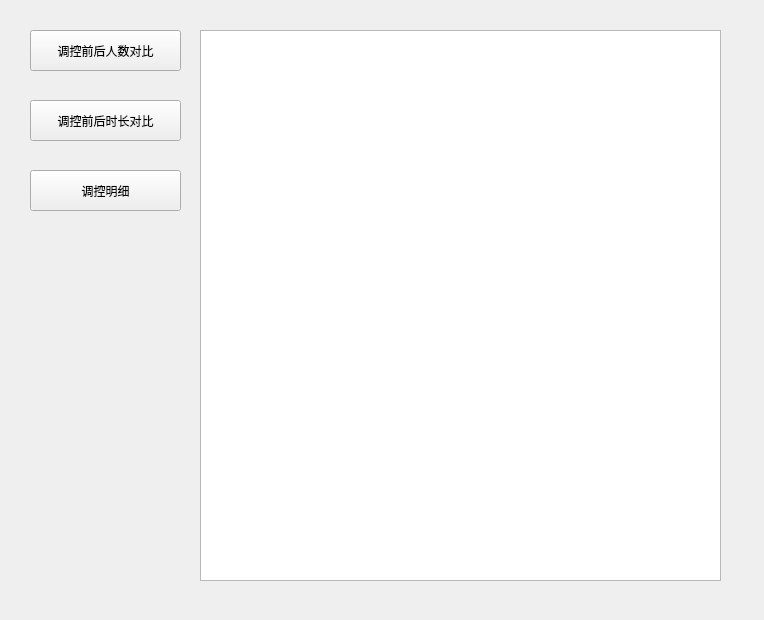
<?xml version="1.0" encoding="UTF-8"?>
<ui version="4.0">
 <class>ConMessage</class>
 <widget class="QWidget" name="ConMessage">
  <property name="geometry">
   <rect>
    <x>0</x>
    <y>0</y>
    <width>764</width>
    <height>620</height>
   </rect>
  </property>
  <property name="windowTitle">
   <string>ConMessage</string>
  </property>
  <widget class="QPushButton" name="WaitPeople">
   <property name="geometry">
    <rect>
     <x>30</x>
     <y>30</y>
     <width>151</width>
     <height>41</height>
    </rect>
   </property>
   <property name="text">
    <string>调控前后人数对比</string>
   </property>
  </widget>
  <widget class="QPushButton" name="WaitTime">
   <property name="geometry">
    <rect>
     <x>30</x>
     <y>100</y>
     <width>151</width>
     <height>41</height>
    </rect>
   </property>
   <property name="text">
    <string>调控前后时长对比</string>
   </property>
  </widget>
  <widget class="QPushButton" name="Detail">
   <property name="geometry">
    <rect>
     <x>30</x>
     <y>170</y>
     <width>151</width>
     <height>41</height>
    </rect>
   </property>
   <property name="text">
    <string>调控明细</string>
   </property>
  </widget>
  <widget class="QTextBrowser" name="textBrowser">
   <property name="geometry">
    <rect>
     <x>200</x>
     <y>30</y>
     <width>521</width>
     <height>551</height>
    </rect>
   </property>
  </widget>
  <widget class="QLabel" name="label">
   <property name="geometry">
    <rect>
     <x>30</x>
     <y>310</y>
     <width>151</width>
     <height>261</height>
    </rect>
   </property>
   <property name="styleSheet">
    <string notr="true">border-image: url(:/TrafficCon/image/kenan.jpg);</string>
   </property>
   <property name="text">
    <string/>
   </property>
  </widget>
 </widget>
 <layoutdefault spacing="6" margin="11"/>
 <resources>
  <include location="TrafficCon.qrc"/>
 </resources>
 <connections>
  <connection>
   <sender>WaitPeople</sender>
   <signal>clicked()</signal>
   <receiver>ConMessage</receiver>
   <slot>OnPeople()</slot>
   <hints>
    <hint type="sourcelabel">
     <x>108</x>
     <y>51</y>
    </hint>
    <hint type="destinationlabel">
     <x>151</x>
     <y>89</y>
    </hint>
   </hints>
  </connection>
  <connection>
   <sender>WaitTime</sender>
   <signal>clicked()</signal>
   <receiver>ConMessage</receiver>
   <slot>OnTime()</slot>
   <hints>
    <hint type="sourcelabel">
     <x>92</x>
     <y>122</y>
    </hint>
    <hint type="destinationlabel">
     <x>150</x>
     <y>155</y>
    </hint>
   </hints>
  </connection>
  <connection>
   <sender>Detail</sender>
   <signal>clicked()</signal>
   <receiver>ConMessage</receiver>
   <slot>ShowDetail()</slot>
   <hints>
    <hint type="sourcelabel">
     <x>102</x>
     <y>198</y>
    </hint>
    <hint type="destinationlabel">
     <x>145</x>
     <y>234</y>
    </hint>
   </hints>
  </connection>
 </connections>
 <slots>
  <slot>OnPeople()</slot>
  <slot>OnTime()</slot>
  <slot>ShowDetail()</slot>
 </slots>
</ui>
